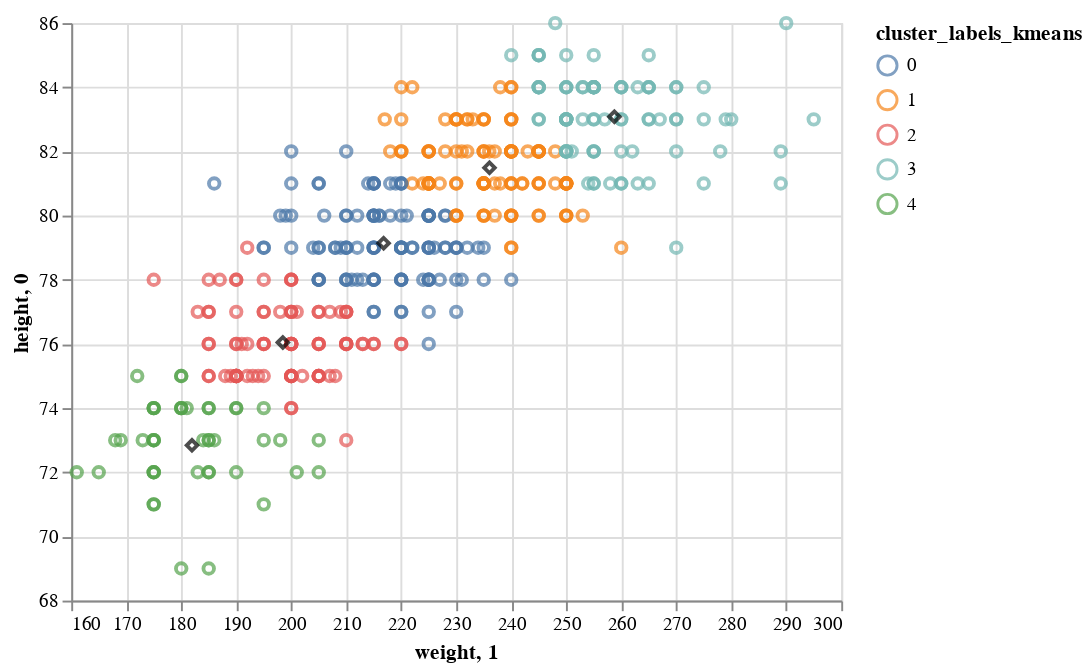

The notebook cell saved with this chart:
### Code cell
# Plot the clusters with their centroids.
points_plot = alt.Chart(nba_frame).mark_point().encode(
    alt.X('weight', scale=alt.Scale(zero=False)),
    alt.Y('height', scale=alt.Scale(zero=False)),
    color='cluster_labels_kmeans:N'
)
centroid_plot = alt.Chart(pd.DataFrame(centroids)).mark_point(shape='diamond',color='black').encode(
    x='1:Q', y='0:Q'
)
(points_plot + centroid_plot)

### Figure 1 — Vega-Lite specification as saved in the notebook (floating-point values rounded to 4 significant figures; data arrays with more than 128 entries replaced by an {"elided": "..."} marker saying what was removed)
{"config": {"view": {"continuousWidth": 400, "continuousHeight": 300}}, "layer": [{"data": {"name": "data-b4354bad7c91f68b265a7ed5f81cdb51"}, "mark": "point", "encoding": {"color": {"field": "cluster_labels_kmeans", "type": "nominal"}, "x": {"field": "weight", "scale": {"zero": false}, "type": "quantitative"}, "y": {"field": "height", "scale": {"zero": false}, "type": "quantitative"}}}, {"data": {"name": "data-dc95bf718c77c818b0466dd0b31a3dba"}, "mark": {"type": "point", "color": "black", "shape": "diamond"}, "encoding": {"x": {"field": "1", "type": "quantitative"}, "y": {"field": "0", "type": "quantitative"}}}], "$schema": "https://vega.github.io/schema/vega-lite/v4.17.0.json", "datasets": {"data-b4354bad7c91f68b265a7ed5f81cdb51": {"elided": "437 records"}, "data-dc95bf718c77c818b0466dd0b31a3dba": [{"0": 79.14, "1": 216.8}, {"0": 81.49, "1": 236.0}, {"0": 76.05, "1": 198.5}, {"0": 83.08, "1": 258.8}, {"0": 72.84, "1": 182.0}]}}
